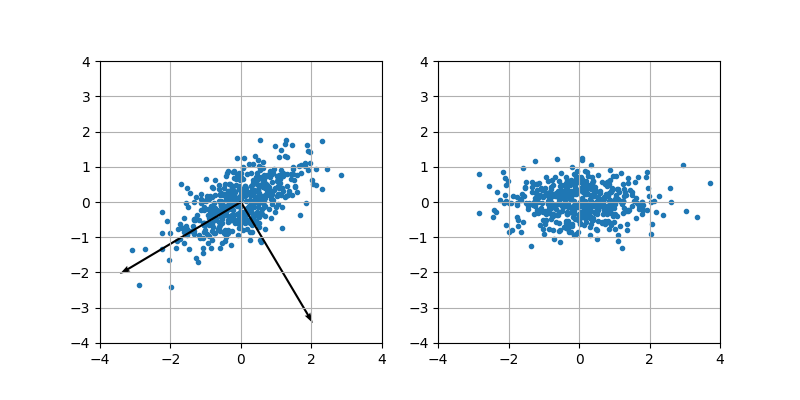

Python code for this plot:
# coding: UTF-8
import numpy as np
import matplotlib.pyplot as plt
import operator as op

# テストデータ生成
class GenModel:
    # 2次元正規分布
    def generate(self, size):
        mean = np.zeros(2)
        c = np.cos(np.pi/6)
        s = np.sin(np.pi/6)
        R = np.array([[c, -s], [s,c]])
        # 回転させる
        cov = R.dot(np.diag([1.0, 0.2])).dot(R.T)
        y = np.random.multivariate_normal(mean, cov, size)
        return y

# 主成分分析
class Pca:
    # データを入力して主成分ベクトルを計算する
    # データは平均0を前提とする
    def fit(self, X):
        # 共分散行列
        Sigma = np.dot(X.T, X)
        vals, vecs = np.linalg.eigh(Sigma)
        # eighは固有値の昇順で出力される
        vals = vals[::-1]
        vecs = vecs[:, ::-1]
        # v[i] : 第i主成分の固有ベクトル
        self.v = np.array(vecs).T

    # x を主成分表示にして返す
    # n: 抽出する主成分の数
    def transform(self, x, n):
        return np.dot(x, self.v[:n].T)
    
if __name__ == '__main__':
    gen_model = GenModel()
    x = gen_model.generate(500)
    x = x - np.mean(x, axis=0)

    pca = Pca()
    pca.fit(x)
    y = pca.transform(x, 2)
    
    fig, axes = plt.subplots(ncols=2, figsize=(8,4))

    for ax in axes:
        r = 4
        ax.axis([-r, r, -r, r])
        ax.grid(True)
        ax.set_aspect('equal')

    (ax1, ax2) = axes
    # 元データ
    ax1.scatter(x[:,0], x[:, 1], marker=".")
    # 固有ベクトルを描く
    num = pca.v.shape[0]
    ax1.quiver(np.zeros(num), np.zeros(num),
               4 * pca.v[:, 0], 4 * pca.v[:, 1], angles='xy', scale_units='xy', scale=1)

    # 主成分
    ax2.scatter(y[:,0], y[:, 1], marker=".")
    plt.show()
